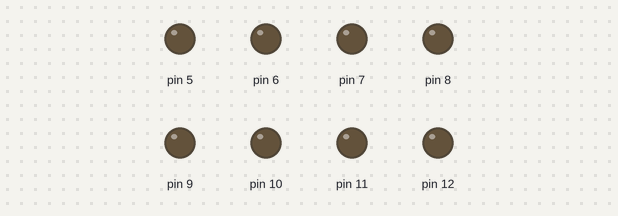
Bench run of a sketch on a simulated Arduino Uno, built with avr-gcc and run on an emulated ATmega328P. On the bench: output pins drawn as LEDs (lit = HIGH).

Above: at 0.5 s.
At 2.6 s:
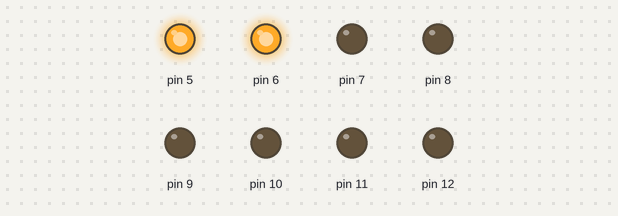
At 4.6 s:
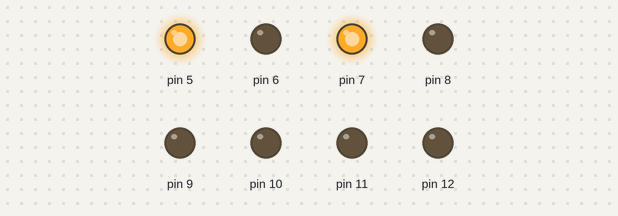
At 9.6 s:
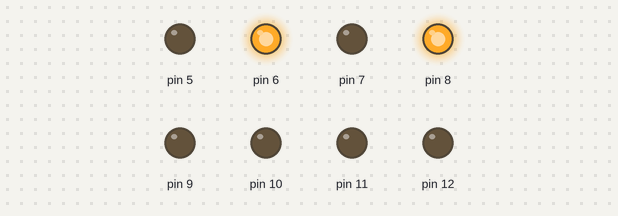
At 13.6 s:
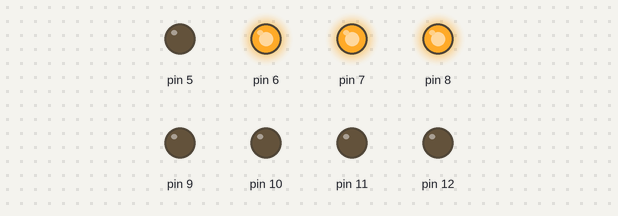
At 18.7 s:
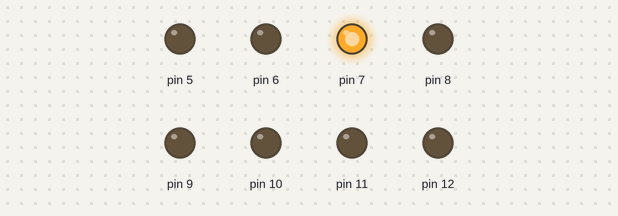
Timing chart, 0 to 19.6 s (numbered marks = the images above):
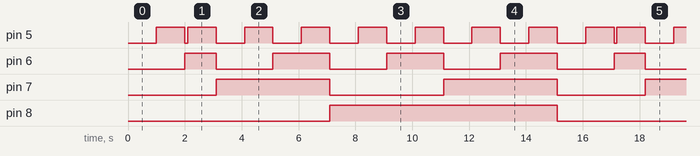

Measured:
- by itself, pin 5: repeats every 15.1 s: LOW 0.10 s, 7 × (HIGH 1.0 s, LOW 1.0 s), HIGH 1.0 s
- by itself, pin 6: repeats every 15.1 s: 3 × (LOW 2.0 s, HIGH 2.0 s), LOW 2.0 s, HIGH 1.1 s
- by itself, pin 7: repeats every 15.1 s: LOW 4.0 s, HIGH 4.0 s, LOW 3.1 s, HIGH 4.0 s
- by itself, pin 8: alternates HIGH for 8.0 s and LOW for 7.1 s

The sketch:

P1.4.ino
```cpp
void setup()
{
  pinMode(5, OUTPUT);
  pinMode(6, OUTPUT);
  pinMode(7, OUTPUT);
  pinMode(8, OUTPUT);
  pinMode(9, OUTPUT);
  pinMode(10, OUTPUT);
  pinMode(11, OUTPUT);
  pinMode(12, OUTPUT);
}

void loop()
{
  digitalWrite(5, LOW);
  digitalWrite(6, LOW);
  digitalWrite(7, LOW);
  digitalWrite(8, LOW);
  digitalWrite(9, LOW);
  digitalWrite(10, LOW);
  digitalWrite(11, LOW);
  digitalWrite(12, LOW);

  delay(1000);

  digitalWrite(5, HIGH);
  digitalWrite(6, LOW);
  digitalWrite(7, LOW);
  digitalWrite(8, LOW);


  delay(1000);

  digitalWrite(5, LOW);
  digitalWrite(6, HIGH);
  digitalWrite(7, LOW);
  digitalWrite(8, LOW);


  delay(100);

  digitalWrite(5, HIGH);
  digitalWrite(6, HIGH);
  digitalWrite(7, LOW);
  digitalWrite(8, LOW);


  delay(1000);

  digitalWrite(5, LOW);
  digitalWrite(6, LOW);
  digitalWrite(7, HIGH);
  digitalWrite(8, LOW);


  delay(1000);

  digitalWrite(5, HIGH);
  digitalWrite(6, LOW);
  digitalWrite(7, HIGH);
  digitalWrite(8, LOW);


  delay(1000);

  digitalWrite(5, LOW);
  digitalWrite(6, HIGH);
  digitalWrite(7, HIGH);
  digitalWrite(8, LOW);


  delay(1000);

  digitalWrite(5, HIGH);
  digitalWrite(6, HIGH);
  digitalWrite(7, HIGH);
  digitalWrite(8, LOW);


  delay(1000);

  digitalWrite(5, LOW);
  digitalWrite(6, LOW);
  digitalWrite(7, LOW);
  digitalWrite(8, HIGH);


  delay(1000);

  digitalWrite(5, HIGH);
  digitalWrite(6, LOW);
  digitalWrite(7, LOW);
  digitalWrite(8, HIGH);


  delay(1000);

  digitalWrite(5, LOW);
  digitalWrite(6, HIGH);
  digitalWrite(7, LOW);
  digitalWrite(8, HIGH);


  delay(1000);

  digitalWrite(5, HIGH);
  digitalWrite(6, HIGH);
  digitalWrite(7, LOW);
  digitalWrite(8, HIGH);


  delay(1000);

  digitalWrite(5, LOW);
  digitalWrite(6, LOW);
  digitalWrite(7, HIGH);
  digitalWrite(8, HIGH);


  delay(1000);

  digitalWrite(5, HIGH);
  digitalWrite(6, LOW);
  digitalWrite(7, HIGH);
  digitalWrite(8, HIGH);


  delay(1000);

  digitalWrite(5, LOW);
  digitalWrite(6, HIGH);
  digitalWrite(7, HIGH);
  digitalWrite(8, HIGH);


  delay(1000);

  digitalWrite(5, HIGH);
  digitalWrite(6, HIGH);
  digitalWrite(7, HIGH);
  digitalWrite(8, HIGH);


  delay(1000);


}
```
